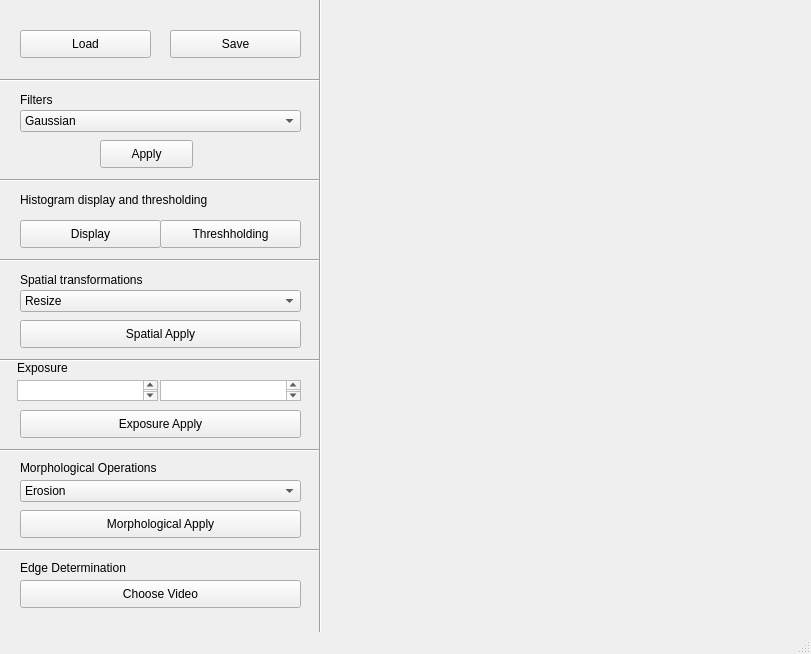
<?xml version="1.0" encoding="UTF-8"?>
<ui version="4.0">
 <class>MainWindow</class>
 <widget class="QMainWindow" name="MainWindow">
  <property name="geometry">
   <rect>
    <x>0</x>
    <y>0</y>
    <width>811</width>
    <height>654</height>
   </rect>
  </property>
  <property name="windowTitle">
   <string>MainWindow</string>
  </property>
  <widget class="QWidget" name="centralwidget">
   <widget class="QLabel" name="filtersLabel">
    <property name="geometry">
     <rect>
      <x>20</x>
      <y>90</y>
      <width>281</width>
      <height>20</height>
     </rect>
    </property>
    <property name="text">
     <string>Filters</string>
    </property>
   </widget>
   <widget class="QPushButton" name="loadButton">
    <property name="geometry">
     <rect>
      <x>20</x>
      <y>30</y>
      <width>131</width>
      <height>28</height>
     </rect>
    </property>
    <property name="text">
     <string>Load</string>
    </property>
   </widget>
   <widget class="QPushButton" name="saveButton">
    <property name="geometry">
     <rect>
      <x>170</x>
      <y>30</y>
      <width>131</width>
      <height>28</height>
     </rect>
    </property>
    <property name="text">
     <string>Save</string>
    </property>
   </widget>
   <widget class="QComboBox" name="filtrelerComboBox">
    <property name="geometry">
     <rect>
      <x>20</x>
      <y>110</y>
      <width>281</width>
      <height>22</height>
     </rect>
    </property>
    <item>
     <property name="text">
      <string>Gaussian</string>
     </property>
    </item>
    <item>
     <property name="text">
      <string>Inverse</string>
     </property>
    </item>
    <item>
     <property name="text">
      <string>Laplace</string>
     </property>
    </item>
    <item>
     <property name="text">
      <string>Median</string>
     </property>
    </item>
    <item>
     <property name="text">
      <string>Hessian</string>
     </property>
    </item>
    <item>
     <property name="text">
      <string>Farid</string>
     </property>
    </item>
    <item>
     <property name="text">
      <string>Roberts</string>
     </property>
    </item>
    <item>
     <property name="text">
      <string>Otsu</string>
     </property>
    </item>
    <item>
     <property name="text">
      <string>Sobel</string>
     </property>
    </item>
    <item>
     <property name="text">
      <string>Sato</string>
     </property>
    </item>
   </widget>
   <widget class="QPushButton" name="applyButton">
    <property name="geometry">
     <rect>
      <x>100</x>
      <y>140</y>
      <width>93</width>
      <height>28</height>
     </rect>
    </property>
    <property name="text">
     <string>Apply</string>
    </property>
   </widget>
   <widget class="QLabel" name="histogramLabel">
    <property name="geometry">
     <rect>
      <x>20</x>
      <y>190</y>
      <width>281</width>
      <height>20</height>
     </rect>
    </property>
    <property name="text">
     <string>Histogram display and thresholding</string>
    </property>
   </widget>
   <widget class="QPushButton" name="histogramDisplayButton">
    <property name="geometry">
     <rect>
      <x>20</x>
      <y>220</y>
      <width>141</width>
      <height>28</height>
     </rect>
    </property>
    <property name="text">
     <string>Display</string>
    </property>
   </widget>
   <widget class="QPushButton" name="histogramThreshholdingButton">
    <property name="geometry">
     <rect>
      <x>160</x>
      <y>220</y>
      <width>141</width>
      <height>28</height>
     </rect>
    </property>
    <property name="text">
     <string>Threshholding</string>
    </property>
   </widget>
   <widget class="QLabel" name="spatialLabel">
    <property name="geometry">
     <rect>
      <x>20</x>
      <y>270</y>
      <width>141</width>
      <height>20</height>
     </rect>
    </property>
    <property name="text">
     <string>Spatial transformations</string>
    </property>
   </widget>
   <widget class="QComboBox" name="spatialComboBox">
    <property name="geometry">
     <rect>
      <x>20</x>
      <y>290</y>
      <width>281</width>
      <height>22</height>
     </rect>
    </property>
    <item>
     <property name="text">
      <string>Resize</string>
     </property>
    </item>
    <item>
     <property name="text">
      <string>Rotate</string>
     </property>
    </item>
    <item>
     <property name="text">
      <string>Swirl</string>
     </property>
    </item>
    <item>
     <property name="text">
      <string>Warp</string>
     </property>
    </item>
    <item>
     <property name="text">
      <string>Crop</string>
     </property>
    </item>
   </widget>
   <widget class="QLabel" name="exposureLabel">
    <property name="geometry">
     <rect>
      <x>17</x>
      <y>360</y>
      <width>55</width>
      <height>16</height>
     </rect>
    </property>
    <property name="text">
     <string>Exposure</string>
    </property>
   </widget>
   <widget class="QTextEdit" name="exposure1Text">
    <property name="geometry">
     <rect>
      <x>17</x>
      <y>380</y>
      <width>141</width>
      <height>21</height>
     </rect>
    </property>
   </widget>
   <widget class="QTextEdit" name="exposure2Text">
    <property name="geometry">
     <rect>
      <x>160</x>
      <y>380</y>
      <width>141</width>
      <height>21</height>
     </rect>
    </property>
   </widget>
   <widget class="QLabel" name="morphologicalLabel">
    <property name="geometry">
     <rect>
      <x>20</x>
      <y>460</y>
      <width>281</width>
      <height>16</height>
     </rect>
    </property>
    <property name="text">
     <string>Morphological Operations</string>
    </property>
   </widget>
   <widget class="QComboBox" name="morphologicalComboBox">
    <property name="geometry">
     <rect>
      <x>20</x>
      <y>480</y>
      <width>281</width>
      <height>22</height>
     </rect>
    </property>
    <item>
     <property name="text">
      <string>Erosion</string>
     </property>
    </item>
    <item>
     <property name="text">
      <string>Dilation</string>
     </property>
    </item>
   </widget>
   <widget class="QLabel" name="edgeLabel">
    <property name="geometry">
     <rect>
      <x>20</x>
      <y>560</y>
      <width>121</width>
      <height>16</height>
     </rect>
    </property>
    <property name="text">
     <string>Edge Determination</string>
    </property>
   </widget>
   <widget class="QPushButton" name="videoButton">
    <property name="geometry">
     <rect>
      <x>20</x>
      <y>580</y>
      <width>281</width>
      <height>28</height>
     </rect>
    </property>
    <property name="text">
     <string>Choose Video</string>
    </property>
   </widget>
   <widget class="QLabel" name="label">
    <property name="geometry">
     <rect>
      <x>330</x>
      <y>10</y>
      <width>471</width>
      <height>591</height>
     </rect>
    </property>
    <property name="text">
     <string/>
    </property>
    <property name="scaledContents">
     <bool>true</bool>
    </property>
   </widget>
   <widget class="Line" name="line">
    <property name="geometry">
     <rect>
      <x>0</x>
      <y>70</y>
      <width>321</width>
      <height>20</height>
     </rect>
    </property>
    <property name="orientation">
     <enum>Qt::Horizontal</enum>
    </property>
   </widget>
   <widget class="Line" name="line_2">
    <property name="geometry">
     <rect>
      <x>0</x>
      <y>170</y>
      <width>321</width>
      <height>20</height>
     </rect>
    </property>
    <property name="orientation">
     <enum>Qt::Horizontal</enum>
    </property>
   </widget>
   <widget class="Line" name="line_3">
    <property name="geometry">
     <rect>
      <x>0</x>
      <y>250</y>
      <width>321</width>
      <height>20</height>
     </rect>
    </property>
    <property name="orientation">
     <enum>Qt::Horizontal</enum>
    </property>
   </widget>
   <widget class="Line" name="line_4">
    <property name="geometry">
     <rect>
      <x>0</x>
      <y>350</y>
      <width>321</width>
      <height>20</height>
     </rect>
    </property>
    <property name="orientation">
     <enum>Qt::Horizontal</enum>
    </property>
   </widget>
   <widget class="Line" name="line_5">
    <property name="geometry">
     <rect>
      <x>0</x>
      <y>440</y>
      <width>321</width>
      <height>20</height>
     </rect>
    </property>
    <property name="orientation">
     <enum>Qt::Horizontal</enum>
    </property>
   </widget>
   <widget class="Line" name="line_6">
    <property name="geometry">
     <rect>
      <x>0</x>
      <y>540</y>
      <width>321</width>
      <height>20</height>
     </rect>
    </property>
    <property name="orientation">
     <enum>Qt::Horizontal</enum>
    </property>
   </widget>
   <widget class="Line" name="line_7">
    <property name="geometry">
     <rect>
      <x>310</x>
      <y>-10</y>
      <width>20</width>
      <height>651</height>
     </rect>
    </property>
    <property name="orientation">
     <enum>Qt::Vertical</enum>
    </property>
   </widget>
   <widget class="QPushButton" name="exposureButton">
    <property name="geometry">
     <rect>
      <x>20</x>
      <y>410</y>
      <width>281</width>
      <height>28</height>
     </rect>
    </property>
    <property name="text">
     <string>Exposure Apply</string>
    </property>
   </widget>
   <widget class="QPushButton" name="morphologicalButton">
    <property name="geometry">
     <rect>
      <x>20</x>
      <y>510</y>
      <width>281</width>
      <height>28</height>
     </rect>
    </property>
    <property name="text">
     <string>Morphological Apply</string>
    </property>
   </widget>
   <widget class="QPushButton" name="spatialButton">
    <property name="geometry">
     <rect>
      <x>20</x>
      <y>320</y>
      <width>281</width>
      <height>28</height>
     </rect>
    </property>
    <property name="text">
     <string>Spatial Apply</string>
    </property>
   </widget>
  </widget>
  <widget class="QMenuBar" name="menubar">
   <property name="geometry">
    <rect>
     <x>0</x>
     <y>0</y>
     <width>811</width>
     <height>21</height>
    </rect>
   </property>
  </widget>
  <widget class="QStatusBar" name="statusbar"/>
 </widget>
 <resources/>
 <connections/>
</ui>
